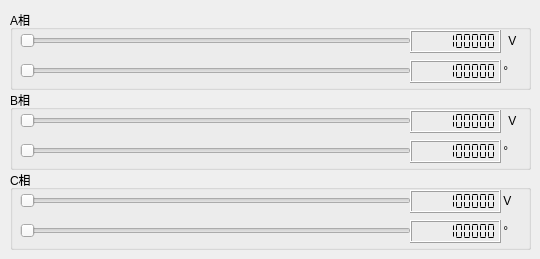
    <widget class="QWidget" name="U">
     <attribute name="title">
      <string>页</string>
     </attribute>
     <widget class="QGroupBox" name="group_S_U_A">
      <property name="geometry">
       <rect>
        <x>10</x>
        <y>10</y>
        <width>521</width>
        <height>80</height>
       </rect>
      </property>
      <property name="title">
       <string>A相</string>
      </property>
      <widget class="QSlider" name="S_U_UA">
       <property name="geometry">
        <rect>
         <x>10</x>
         <y>20</y>
         <width>391</width>
         <height>22</height>
        </rect>
       </property>
       <property name="orientation">
        <enum>Qt::Horizontal</enum>
       </property>
       <property name="tickPosition">
        <enum>QSlider::NoTicks</enum>
       </property>
       <property name="tickInterval">
        <number>1</number>
       </property>
      </widget>
      <widget class="QSlider" name="S_U_UA_Phase">
       <property name="geometry">
        <rect>
         <x>10</x>
         <y>50</y>
         <width>391</width>
         <height>22</height>
        </rect>
       </property>
       <property name="orientation">
        <enum>Qt::Horizontal</enum>
       </property>
       <property name="tickInterval">
        <number>1</number>
       </property>
      </widget>
      <widget class="QLabel" name="label_36">
       <property name="geometry">
        <rect>
         <x>490</x>
         <y>50</y>
         <width>21</width>
         <height>21</height>
        </rect>
       </property>
       <property name="text">
        <string> °</string>
       </property>
      </widget>
      <widget class="QLabel" name="label_37">
       <property name="geometry">
        <rect>
         <x>495</x>
         <y>20</y>
         <width>21</width>
         <height>21</height>
        </rect>
       </property>
       <property name="text">
        <string> V</string>
       </property>
      </widget>
      <widget class="QLCDNumber" name="S_U_UA_V">
       <property name="geometry">
        <rect>
         <x>400</x>
         <y>20</y>
         <width>91</width>
         <height>23</height>
        </rect>
       </property>
       <property name="toolTip">
        <string>电压（V）</string>
       </property>
       <property name="smallDecimalPoint">
        <bool>false</bool>
       </property>
       <property name="digitCount">
        <number>10</number>
       </property>
       <property name="segmentStyle">
        <enum>QLCDNumber::Flat</enum>
       </property>
       <property name="value" stdset="0">
        <double>123456789.000000000000000</double>
       </property>
      </widget>
      <widget class="QLCDNumber" name="S_U_UA_Phase_V">
       <property name="geometry">
        <rect>
         <x>400</x>
         <y>50</y>
         <width>91</width>
         <height>23</height>
        </rect>
       </property>
       <property name="toolTip">
        <string>电压相位（°）</string>
       </property>
       <property name="smallDecimalPoint">
        <bool>false</bool>
       </property>
       <property name="digitCount">
        <number>10</number>
       </property>
       <property name="segmentStyle">
        <enum>QLCDNumber::Flat</enum>
       </property>
       <property name="value" stdset="0">
        <double>123456789.000000000000000</double>
       </property>
      </widget>
     </widget>
     <widget class="QGroupBox" name="group_S_U_B">
      <property name="geometry">
       <rect>
        <x>10</x>
        <y>90</y>
        <width>521</width>
        <height>80</height>
       </rect>
      </property>
      <property name="title">
       <string>B相</string>
      </property>
      <widget class="QSlider" name="S_U_UB">
       <property name="geometry">
        <rect>
         <x>10</x>
         <y>20</y>
         <width>391</width>
         <height>22</height>
        </rect>
       </property>
       <property name="orientation">
        <enum>Qt::Horizontal</enum>
       </property>
       <property name="tickPosition">
        <enum>QSlider::NoTicks</enum>
       </property>
       <property name="tickInterval">
        <number>1</number>
       </property>
      </widget>
      <widget class="QSlider" name="S_U_UB_Phase">
       <property name="geometry">
        <rect>
         <x>10</x>
         <y>50</y>
         <width>391</width>
         <height>22</height>
        </rect>
       </property>
       <property name="orientation">
        <enum>Qt::Horizontal</enum>
       </property>
       <property name="tickInterval">
        <number>1</number>
       </property>
      </widget>
      <widget class="QLabel" name="label_38">
       <property name="geometry">
        <rect>
         <x>490</x>
         <y>50</y>
         <width>21</width>
         <height>21</height>
        </rect>
       </property>
       <property name="text">
        <string> °</string>
       </property>
      </widget>
      <widget class="QLabel" name="label_39">
       <property name="geometry">
        <rect>
         <x>495</x>
         <y>20</y>
         <width>21</width>
         <height>21</height>
        </rect>
       </property>
       <property name="text">
        <string> V</string>
       </property>
      </widget>
      <widget class="QLCDNumber" name="S_U_UB_V">
       <property name="geometry">
        <rect>
         <x>400</x>
         <y>20</y>
         <width>91</width>
         <height>23</height>
        </rect>
       </property>
       <property name="toolTip">
        <string>电压（V）</string>
       </property>
       <property name="smallDecimalPoint">
        <bool>false</bool>
       </property>
       <property name="digitCount">
        <number>10</number>
       </property>
       <property name="segmentStyle">
        <enum>QLCDNumber::Flat</enum>
       </property>
       <property name="value" stdset="0">
        <double>123456789.000000000000000</double>
       </property>
      </widget>
      <widget class="QLCDNumber" name="S_U_UB_Phase_V">
       <property name="geometry">
        <rect>
         <x>400</x>
         <y>50</y>
         <width>91</width>
         <height>23</height>
        </rect>
       </property>
       <property name="toolTip">
        <string>电压相位（°）</string>
       </property>
       <property name="smallDecimalPoint">
        <bool>false</bool>
       </property>
       <property name="digitCount">
        <number>10</number>
       </property>
       <property name="segmentStyle">
        <enum>QLCDNumber::Flat</enum>
       </property>
       <property name="value" stdset="0">
        <double>123456789.000000000000000</double>
       </property>
      </widget>
     </widget>
     <widget class="QGroupBox" name="group_S_U_C">
      <property name="geometry">
       <rect>
        <x>10</x>
        <y>170</y>
        <width>521</width>
        <height>80</height>
       </rect>
      </property>
      <property name="title">
       <string>C相</string>
      </property>
      <widget class="QSlider" name="S_U_UC">
       <property name="geometry">
        <rect>
         <x>10</x>
         <y>20</y>
         <width>391</width>
         <height>22</height>
        </rect>
       </property>
       <property name="orientation">
        <enum>Qt::Horizontal</enum>
       </property>
       <property name="tickPosition">
        <enum>QSlider::NoTicks</enum>
       </property>
       <property name="tickInterval">
        <number>1</number>
       </property>
      </widget>
      <widget class="QSlider" name="S_U_UC_Phase">
       <property name="geometry">
        <rect>
         <x>10</x>
         <y>50</y>
         <width>391</width>
         <height>22</height>
        </rect>
       </property>
       <property name="orientation">
        <enum>Qt::Horizontal</enum>
       </property>
       <property name="tickInterval">
        <number>1</number>
       </property>
      </widget>
      <widget class="QLabel" name="label_40">
       <property name="geometry">
        <rect>
         <x>490</x>
         <y>50</y>
         <width>21</width>
         <height>21</height>
        </rect>
       </property>
       <property name="text">
        <string> °</string>
       </property>
      </widget>
      <widget class="QLabel" name="label_41">
       <property name="geometry">
        <rect>
         <x>490</x>
         <y>20</y>
         <width>21</width>
         <height>21</height>
        </rect>
       </property>
       <property name="text">
        <string> V</string>
       </property>
      </widget>
      <widget class="QLCDNumber" name="S_U_UC_V">
       <property name="geometry">
        <rect>
         <x>400</x>
         <y>20</y>
         <width>91</width>
         <height>23</height>
        </rect>
       </property>
       <property name="toolTip">
        <string>电压（V）</string>
       </property>
       <property name="smallDecimalPoint">
        <bool>false</bool>
       </property>
       <property name="digitCount">
        <number>10</number>
       </property>
       <property name="segmentStyle">
        <enum>QLCDNumber::Flat</enum>
       </property>
       <property name="value" stdset="0">
        <double>123456789.000000000000000</double>
       </property>
      </widget>
      <widget class="QLCDNumber" name="S_U_UC_Phase_V">
       <property name="geometry">
        <rect>
         <x>400</x>
         <y>50</y>
         <width>91</width>
         <height>23</height>
        </rect>
       </property>
       <property name="toolTip">
        <string>电压相位（°）</string>
       </property>
       <property name="smallDecimalPoint">
        <bool>false</bool>
       </property>
       <property name="digitCount">
        <number>10</number>
       </property>
       <property name="segmentStyle">
        <enum>QLCDNumber::Flat</enum>
       </property>
       <property name="value" stdset="0">
        <double>123456789.000000000000000</double>
       </property>
      </widget>
     </widget>
    </widget>
